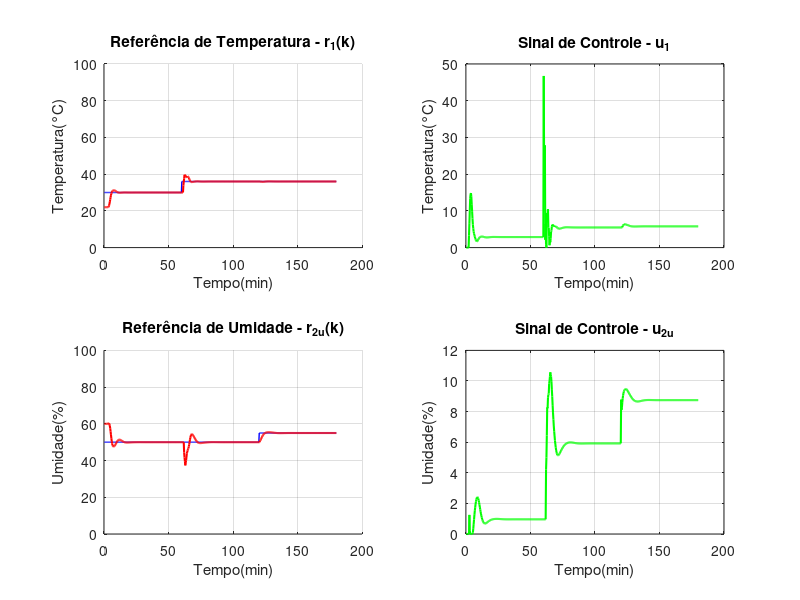

This chart was generated by the following MATLAB code:
%C?digo de Implementa PID ZN

varlist = {'r','u','y', 'tempo'};

clear(varlist{:})

clf(figure(2))

%Limpar vari?veis do Workspace - INICIO



T_amostra= 18; %Determina??o do per?odo de amostragem

qtde_amostras = 600;

% Inicializações

u_1t = zeros(1, qtde_amostras);

u_2u = zeros(1, qtde_amostras);

y_11t = zeros(1, qtde_amostras);

y_12u = zeros(1, qtde_amostras);

y_21t = zeros(1, qtde_amostras);

y_22u = zeros(1, qtde_amostras);

y_1t = zeros(1, qtde_amostras);

y_2u = zeros(1, qtde_amostras);

erro1 = zeros(1, qtde_amostras);

erro2 = zeros(1, qtde_amostras);

tempo = zeros(1, qtde_amostras);

r_1t = zeros(1, qtde_amostras);

r_2u = zeros(1, qtde_amostras);

% --- DEFINIÇÃO DAS CONDIÇÕES INICIAIS DA SAÍDA TOTAL ---

% O autor do código original define os 7 primeiros pontos para r e y

y_1t_inicial = 22; % Condição inicial da saída de temperatura

y_2u_inicial = 60; % Condição inicial da saída de umidade



% Os primeiros 7 pontos de tempo devem ser configurados com a referência

% e a saída inicial.

for k = 1:7

    r_1t(k) = 30;

    u_1t(k) = 0;

    r_2u(k) = 50;

    y_1t(k) = y_1t_inicial;

    y_2u(k) = y_2u_inicial;


    erro1(k) = r_1t(k) - y_1t(k);

    % erro2(k) = r_2u(k) - y_2u(k);

    tempo(k) = (k) * T_amostra;

end

%% DEFININDO OS PATAMARES DE CADA ENTRADA

% r_1t(1:qtde_amostras) = 30;

r_1t(8:qtde_amostras/3) = 30;

r_1t((qtde_amostras/3+1):(2*qtde_amostras/3)) = 36;

r_1t((2*qtde_amostras/3+1):qtde_amostras) = 36;

% r_2u(1:qtde_amostras) = 55;

r_2u(8:qtde_amostras/3) = 50;

r_2u((qtde_amostras/3+1):(2*qtde_amostras/3)) = 50;

r_2u((2*qtde_amostras/3+1):qtde_amostras) = 55;

%### Ziegler_nichols Frequencial

%Umidade

Kp_u = .2985;

Ki_u = 0.0055;

Kd_u = 4.0297;





g0_u = Kp_u + ((Ki_u*T_amostra)/2) + (Kd_u/T_amostra);

g1_u= ((Ki_u*T_amostra)/2) - Kp_u- ((2*Kd_u)/T_amostra);

g2_u = Kd_u/T_amostra;



%umidade

Ku_t=4.51;

Tu_t=234; %em segundos. Equivale à 1.8 min

%

Kp_t=0.6*Ku_t;

Ti_t=0.5*Tu_t;

Td_t=0.125*Tu_t;



% %M?toro Trapezoidal

Ki_t = Kp_t/Ti_t;

Kd_t = Kp_t*Td_t;


% Kp_t = 2.8410;
% 
% Ki_t = 0.0225;
% 
% Kd_t = 89.4915;


disp(Kp_t);
disp(Ki_t);
disp(Kd_t);
g0_t = Kp_t + ((Ki_t*T_amostra)/2) + (Kd_t/T_amostra);

g1_t = ((Ki_t*T_amostra)/2) - Kp_t - ((2*Kd_t)/T_amostra);

g2_t = Kd_t/T_amostra;

%Loop de Controle

%Calculos dos parametros do controlador PID





% Loop de controle

for k = 8:qtde_amostras

    y_11t(k) = 0.9678 * y_11t(k-1) + 0.08796 * u_1t(k-4) + 0.00509 * u_1t(k-5);

    y_12u(k) = 0.9331 * y_12u(k-1) - 0.003556 * u_2u(k-3) - 0.01718 * u_2u(k-4);

    y_21t(k) = 0.9676 * y_21t(k-1) - 0.1294 * u_1t(k-6) - 0.007485 * u_1t(k-7);

    y_22u(k) = 0.9048 * y_22u(k-1) + 0.02455 * u_2u(k-1) + 0.1869 * u_2u(k-2);



    y_1t(k) = y_11t(k) + y_12u(k) + y_1t_inicial;

    y_2u(k) = y_21t(k) + y_22u(k) + y_2u_inicial;



    erro1(k) = r_1t(k) - y_1t(k);

    erro2(k) = r_2u(k) - y_2u(k);

    u_1t(k) = u_1t(k-1) + g0_t * erro1(k) + g1_t * erro1(k-1) + g2_t * erro1(k-2);

    u_2u(k) = u_2u(k-1) + g0_u * erro2(k) + g1_u * erro2(k-1) + g2_u * erro2(k-2);


    if u_1t(k) > 100

        u_1t(k) = 100;

    end

    if u_1t(k) < 0

        u_1t(k) = 0;

    end

    %-------------------

    if u_2u(k) > 100

        u_2u(k) = 100;

    end

    if u_2u(k) < 0

        u_2u(k) = 0;

    end

    tempo(k) = k * T_amostra;

end





%% PLOTAGEM DE GRÁFICOS

% Subplot para r_1, y_1 e u_1

figure(2);

subplot(2,2,1)

hold on

plot(tempo/60, r_1t, 'b', 'LineWidth', 1);

plot(tempo/60, y_1t, 'r', 'LineWidth', 1.5);hold off

ylabel('Temperatura(°C)');

xlabel('Tempo(min)');

title('Referência de Temperatura - r_{1}(k)');
ylim([0 100]);

% legend('r_1(k)', 'y_1(k)');

grid on



subplot(2,2,2)

plot(tempo/60, u_1t, 'g', 'LineWidth', 1.5);

xlabel('Tempo(min)');

ylabel('Temperatura(°C)');

title('Sinal de Controle - u_{1}');

grid on





subplot(2,2,3)

hold on

plot(tempo/60, r_2u, 'b', 'LineWidth', 1);

plot(tempo/60, y_2u, 'r', 'LineWidth', 1.5);hold off

ylabel('Umidade(%)');

xlabel('Tempo(min)');

title('Referência de Umidade - r_{2u}(k)');
ylim([0 100]);
% legend('r_1(k)', 'y_1(k)')
grid on



subplot(2,2,4)

plot(tempo/60, u_2u, 'g', 'LineWidth', 1.5);

xlabel('Tempo(min)')

ylabel('Umidade(%)')

title('Sinal de Controle - u_{2u}')

grid on
